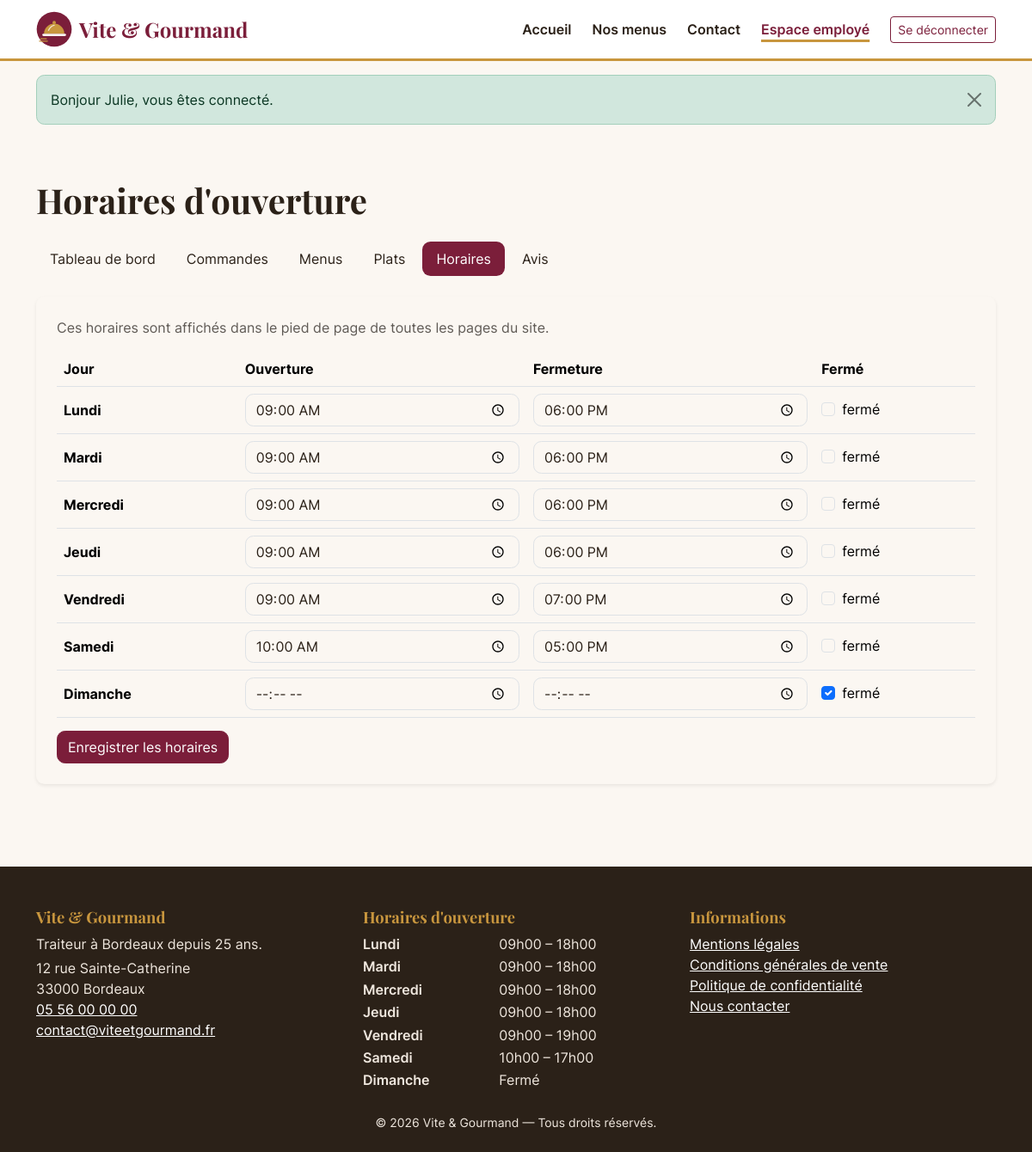
The page /gestion/horaires (signed in) on the database its author committed.
### tables this page shows
CREATE TABLE horaire (
    horaire_id      INT UNSIGNED NOT NULL AUTO_INCREMENT,
    jour            ENUM('Lundi','Mardi','Mercredi','Jeudi','Vendredi','Samedi','Dimanche') NOT NULL,
    heure_ouverture TIME NULL,
    heure_fermeture TIME NULL,
    ferme           TINYINT(1) NOT NULL DEFAULT 0,
    PRIMARY KEY (horaire_id),
    UNIQUE KEY uq_horaire_jour (jour)
);

### src/Core/View.php (called while the page is built, shortened)
<?php
final class View
{
    public static function render(string $template, array $data = [], ?string $layout = 'layouts/main'): string
    {
        $content = self::capture($template, $data);
        return self::capture($layout, array_merge($data, ['content' => $content]));
    }
    public static function capture(string $template, array $data = []): string
    {
        $file = BASE_PATH . '/views/' . $template . '.php';
        extract($data, EXTR_SKIP);
        require $file;
        return (string) ob_get_clean();
    }
}

### src/Controllers/Gestion/HoraireController.php (called while the page is built, shortened)
<?php
final class HoraireController
{
    public function edit(): void
    {
        view('gestion/horaires', ['title' => 'Horaires', 'horaires' => HoraireRepository::all()]);
    }
}

### public/index.php (called while the page is built, shortened)
<?php
$router = new Router();
$router->dispatch($_SERVER['REQUEST_METHOD'] ?? 'GET', $_SERVER['REQUEST_URI'] ?? '/');

### src/Core/Database.php (called while the page is built, shortened)
<?php
final class Database
{
    private static ?PDO $pdo = null;
    public static function pdo(): PDO
    {
        if (self::$pdo === null) {
            $dsn = sprintf(
                'mysql:host=%s;port=%s;dbname=%s;charset=utf8mb4',
                Env::get('DB_HOST', '127.0.0.1'),
                Env::get('DB_PORT', '3306'),
                Env::get('DB_NAME', 'vite_gourmand')
            );
            $options = [
                PDO::ATTR_ERRMODE            => PDO::ERRMODE_EXCEPTION,
                PDO::ATTR_DEFAULT_FETCH_MODE => PDO::FETCH_ASSOC,
                PDO::ATTR_EMULATE_PREPARES   => false,
            ];
            self::$pdo = new PDO($dsn, Env::get('DB_USER', 'root'), Env::get('DB_PASSWORD', ''), $options);
            self::$pdo->exec("SET time_zone = '" . (new \DateTime())->format('P') . "'");
        }
        return self::$pdo;
    }
    public static function run(string $sql, array $params = []): \PDOStatement
    {
        $stmt = self::pdo()->prepare($sql);
        $stmt->execute($params);
        return $stmt;
    }
    public static function fetchAll(string $sql, array $params = []): array
    {
        return self::run($sql, $params)->fetchAll();
    }
}

### src/Repositories/HoraireRepository.php (called while the page is built, shortened)
<?php
final class HoraireRepository
{
    private static ?array $cache = null;
    public static function all(): array
    {
        if (self::$cache === null) {
            try {
                self::$cache = Database::fetchAll(
                    "SELECT * FROM horaire
                     ORDER BY FIELD(jour, 'Lundi','Mardi','Mercredi','Jeudi','Vendredi','Samedi','Dimanche')"
                );
            } catch (\Throwable $e) {
                log_error('Horaires indisponibles : ' . $e->getMessage());
                self::$cache = [];
            }
        }
        return self::$cache;
    }
}

### views/gestion/horaires.php (the view, shortened to what this page needs)
<div class="container py-5">
    <h1 class="mb-4">Horaires d'ouverture</h1>
    <?php require BASE_PATH . '/views/gestion/_nav.php'; ?>
    <form method="post" action="/gestion/horaires" class="card p-4 border-0 shadow-sm">
        <p class="text-muted">Ces horaires sont affichés dans le pied de page de toutes les pages du site.</p>
        <div class="table-responsive">
            <table class="table align-middle">
                <thead><tr><th scope="col">Jour</th><th scope="col">Ouverture</th><th scope="col">Fermeture</th><th scope="col">Fermé</th></tr></thead>
                <tbody>
                <?php foreach ($horaires as $h): $id = (int) $h['horaire_id']; ?>
                    <tr>
                        <th scope="row"><?= e($h['jour']) ?></th>
                        <td>
                            <input type="time" id="ouv<?= $id ?>" name="horaires[<?= $id ?>][ouverture]" class="form-control" value="<?= e(substr((string) $h['heure_ouverture'], 0, 5)) ?>">
                        </td>
                        <td>
                            <input type="time" id="ferm<?= $id ?>" name="horaires[<?= $id ?>][fermeture]" class="form-control" value="<?= e(substr((string) $h['heure_fermeture'], 0, 5)) ?>">
                        </td>
                        <td>
                            <div class="form-check">
                                <input class="form-check-input" type="checkbox" id="ferme<?= $id ?>" name="horaires[<?= $id ?>][ferme]" value="1" <?= (int) $h['ferme'] === 1 ? 'checked' : '' ?>>
                                <label class="form-check-label" for="ferme<?= $id ?>"><span class="visually-hidden"><?= e($h['jour']) ?> : </span>fermé</label>
                            </div>
                        </td>
                    </tr>
                <?php endforeach; ?>
                </tbody>
            </table>
        </div>
        <button type="submit" class="btn btn-primary align-self-start">Enregistrer les horaires</button>
    </form>
</div>

### src/Core/Router.php (shortened to what this page needs)
<?php
final class Router
{
    private array $routes = [];
    private function add(string $method, string $path, array $handler, array $middlewares): void
    {
        $this->routes[] = compact('method', 'pattern', 'handler', 'middlewares');
    }
    public function dispatch(string $method, string $uri): void
    {
        $path = rawurldecode(parse_url($uri, PHP_URL_PATH) ?? '/');
        $path = rtrim($path, '/') ?: '/';
        foreach ($this->routes as $route) {
            if (!preg_match($route['pattern'], $path, $matches)) {
                continue;
            }
            $params = array_map('intval', array_filter($matches, 'is_string', ARRAY_FILTER_USE_KEY));
            [$class, $action] = $route['handler'];
            (new $class())->$action(...$params);
            return;
        }
    }
}

### views/partials/footer.php (shortened to what this page needs)
<?php
$horaires = HoraireRepository::all();
?>
<footer class="site-footer mt-5 pt-5 pb-4">
    <div class="container">
        <div class="row g-4">
            <div class="col-md-4">
                <h2>Vite &amp; Gourmand</h2>
                <p class="mb-1">Traiteur à Bordeaux depuis 25 ans.</p>
                <address class="mb-0">
                    12 rue Sainte-Catherine<br>33000 Bordeaux<br>
                    <a href="tel:+33556000000">05 56 00 00 00</a><br>
                    <a href="mailto:contact@viteetgourmand.fr">contact@viteetgourmand.fr</a>
                </address>
            </div>
            <div class="col-md-4">
                <h2>Horaires d'ouverture</h2>
                <dl class="horaires row mb-0">
                    <?php foreach ($horaires as $h): ?>
                        <dt class="col-5"><?= e($h['jour']) ?></dt>
                        <dd class="col-7">
                            <?= (int) $h['ferme'] === 1
                                ? 'Fermé'
                                : e(time_fr($h['heure_ouverture'])) . ' – ' . e(time_fr($h['heure_fermeture'])) ?>
                        </dd>
                    <?php endforeach; ?>
                </dl>
            </div>
            <div class="col-md-4">
                <h2>Informations</h2>
                <ul class="list-unstyled">
                    <li><a href="/mentions-legales">Mentions légales</a></li>
                    <li><a href="/cgv">Conditions générales de vente</a></li>
                    <li><a href="/confidentialite">Politique de confidentialité</a></li>
                    <li><a href="/contact">Nous contacter</a></li>
                </ul>
            </div>
        </div>
        <p class="text-center small mt-4 mb-0">&copy; <?= date('Y') ?> Vite &amp; Gourmand — Tous droits réservés.</p>
    </div>
</footer>

### public/assets/css/app.css (style rules this page uses)
:root { --vg-bordeaux: #7B1E3A; --vg-bordeaux-dark: #5C1229; --vg-or: #C8963E; --vg-or-texte: #7A5617; --vg-creme: #FBF7F2; --vg-sable: #F1E6DA; --vg-encre: #2B2118; --vg-gris: #5F5A55; --vg-vert: #3E6B48; --bs-primary: var(--vg-bordeaux); --bs-primary-rgb: 123, 30, 58; --bs-link-color: var(--vg-bordeaux); --bs-link-color-rgb: 123, 30, 58; --bs-link-hover-color: var(--vg-bordeaux-dark); --bs-link-hover-color-rgb: 92, 18, 41; --bs-body-bg: var(--vg-creme); --bs-body-color: var(--vg-encre); --bs-body-font-family: "Inter", system-ui, -apple-system, "Segoe UI", Roboto, sans-serif; --bs-secondary-color: var(--vg-gris); --bs-border-radius: .6rem; --bs-focus-ring-color: rgba(123, 30, 58, .35); }
body { display: flex; flex-direction: column; min-height: 100vh; }
h1, h2, h3, .h1, .h2, .h3, .display-5, .display-6, .navbar-brand { font-family: "Playfair Display", Georgia, serif; font-weight: 700; }
.text-muted, .text-body-secondary { color: var(--vg-gris) !important; }
.btn-primary { --bs-btn-bg: var(--vg-bordeaux); --bs-btn-border-color: var(--vg-bordeaux); --bs-btn-hover-bg: var(--vg-bordeaux-dark); --bs-btn-hover-border-color: var(--vg-bordeaux-dark); --bs-btn-active-bg: var(--vg-bordeaux-dark); --bs-btn-active-border-color: var(--vg-bordeaux-dark); --bs-btn-disabled-bg: #9a6a78; --bs-btn-disabled-border-color: #9a6a78; }
.site-footer { background: var(--vg-encre); color: #EFE7DE; }
.site-footer a { color: #fff; }
.site-footer h2 { font-size: 1.15rem; color: var(--vg-or); }
.site-footer .horaires dt { font-weight: 600; }
.site-footer .horaires dd { margin-bottom: .15rem; }
.table > :not(caption) > * > * { background-color: transparent; }

### rows shown on the page
horaire: jour "Lundi", heure_ouverture "09:00", heure_fermeture "18:00", heure_ouverture "09h00", heure_fermeture "18h00"
horaire: jour "Mardi", heure_ouverture "09:00", heure_fermeture "18:00", heure_ouverture "09h00", heure_fermeture "18h00"
horaire: jour "Mercredi", heure_ouverture "09:00", heure_fermeture "18:00", heure_ouverture "09h00", heure_fermeture "18h00"
horaire: jour "Jeudi", heure_ouverture "09:00", heure_fermeture "18:00", heure_ouverture "09h00", heure_fermeture "18h00"
horaire: jour "Vendredi", heure_ouverture "09:00", heure_fermeture "19:00", heure_ouverture "09h00", heure_fermeture "19h00"
horaire: jour "Samedi", heure_ouverture "10:00", heure_fermeture "17:00", heure_ouverture "10h00", heure_fermeture "17h00"
horaire: jour "Dimanche", ferme "☑", shows "Fermé"

### other values the page prints
$flash['message'] "Bonjour Julie, vous êtes connecté."
